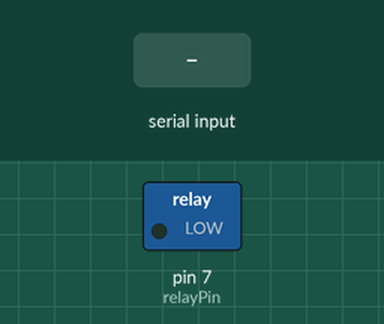
This sketch was run on a simulated Arduino Nano, built with avr-gcc and run on an emulated ATmega328P. Shown: switched loads named in the sketch (green lamp = pin HIGH). Inputs (shaded band) come from the test bench. What the sketch prints to the serial monitor is not drawn.

Above: at 1.2 s.
1.3 s: "R" received over Serial
At 2.5 s:
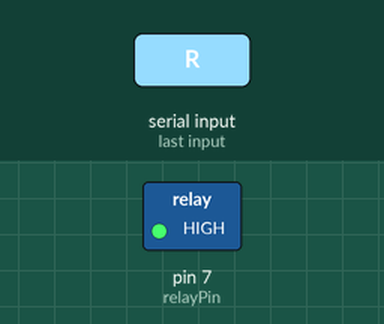
2.8 s: "G" received over Serial
At 3.6 s:
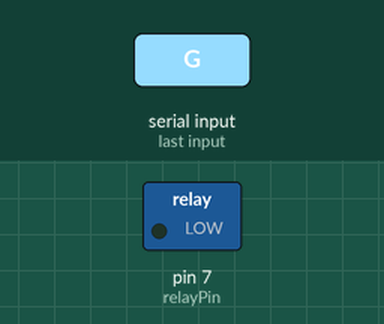
Timing chart, 0 to 5.8 s (numbered marks = the images above; inputs shaded):
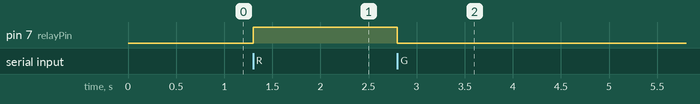

The sketch:

warning_lights.ino
```cpp
/*
    ARDUINO NANO - Optimized Relay Controller
    WIRING:
    - RED light    -> NC (Normally Closed)
    - GREEN light  -> NO (Normally Open)
*/

#define RELAY_IS_ACTIVE_LOW true  // Set to 'true' for Active-LOW, 'false' for Active-HIGH

// Define the logic states
const int RELAY_GREEN = (RELAY_IS_ACTIVE_LOW) ? LOW  : HIGH;
const int RELAY_RED   = (RELAY_IS_ACTIVE_LOW) ? HIGH : LOW;

const int relayPin = 7; 

void setup() {
  Serial.begin(9600); 
  pinMode(relayPin, OUTPUT);

  // CHANGED: Default to GREEN on startup to match Python's initial state
  digitalWrite(relayPin, RELAY_GREEN);

  Serial.print("Ready. Mode: ");
  Serial.println(RELAY_IS_ACTIVE_LOW ? "Active-LOW" : "Active-HIGH");
}

void loop() {
  if (Serial.available() > 0) {
    char command = Serial.read();

    if (command == 'R') {
      digitalWrite(relayPin, RELAY_RED);
    } 
    else if (command == 'G') {
      digitalWrite(relayPin, RELAY_GREEN);
    }
    
    // Clear any extra characters (\n or \r) to prevent flickering
    while(Serial.available() > 0) Serial.read(); 
  }
}
```

Measured:
- after the input at 1.3 s, pin 7 (relayPin): LOW → HIGH at once
- after the input at 2.8 s, pin 7 (relayPin): HIGH → LOW at once
